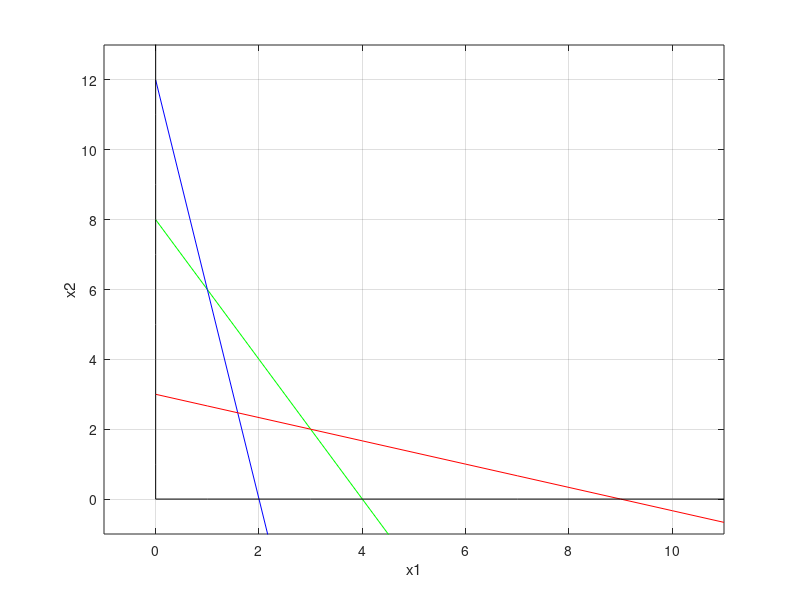

Recreate this plot in MATLAB. (Note: this script raises an error after producing the figure.)
% Ejercicio 3 (minimizacion metodo grafico)

% Supongamos que las necesidades semanales minimas de una persona en
% proteinas, hidratos de carbono y grasas son respectivamente8, 12 y 9
% unidades. Si desearamos obtener una preparacion con esa composicion
% minimamezclando dos productos A & B, cuyos contenidos por kilogramo se
% registran en la siguiente tabla:

%       P   H   G  Costo
% A     2   6   1   600
% B     1   1   3   400   

% ¿Cuantos kilogramos de cada producto deberan comprarse semanalmente para
% que el costo de preparacion de la dieta sea minimo?

clc, clear

x = 0:11;
y = 0:15;

ejex=zeros(size(x));
ejey=zeros(size(y));

x2 = 8 - 2*x ; %Restriccion 1 
plot (x,x2,"Color",'Green')
hold on

x2 = 12 - 6*x; %Restriccion 2 
plot (x ,x2,"Color",'Blue')
hold on

x2 = 3 - x/3; %Restriccion 3
plot (x,x2,"Color",'Red')
hold on

plot(x,ejex,"Color",'black') %Ejes
hold on
plot(ejey,y,"Color",'black')
hold on

axis([-1 11 -1 13 ])

grid on

xlabel('x1')
ylabel('x2')

plot(0,12,'O')
plot(1,6,'O')
plot(3,2,'O')
plot(9,0,'O')

f = '600*x1 + 400 * x2';
syms x1 x2

x1=0;
x2=12;

r1 = num2str(eval(f));

disp(strcat("cuando x1=",num2str(x1)," y x2=",num2str(x2)," El resultado es:",r1))

x1=1;
x2=6;

r2 = num2str(eval(f));

disp(strcat("cuando x1=",num2str(x1)," y x2=",num2str(x2)," El resultado es:",r2))

x1=3;
x2=2;

r3 = num2str(eval(f));

disp(strcat("cuando x1=",num2str(x1)," y x2=",num2str(x2)," El resultado es:",r3))

x1=9;
x2=0;

r4 = num2str(eval(f));

disp(strcat("cuando x1=",num2str(x1)," y x2=",num2str(x2)," El resultado es:",r4))


disp("La solucion es 3 combos A y 2 B para minimizar el costo")

